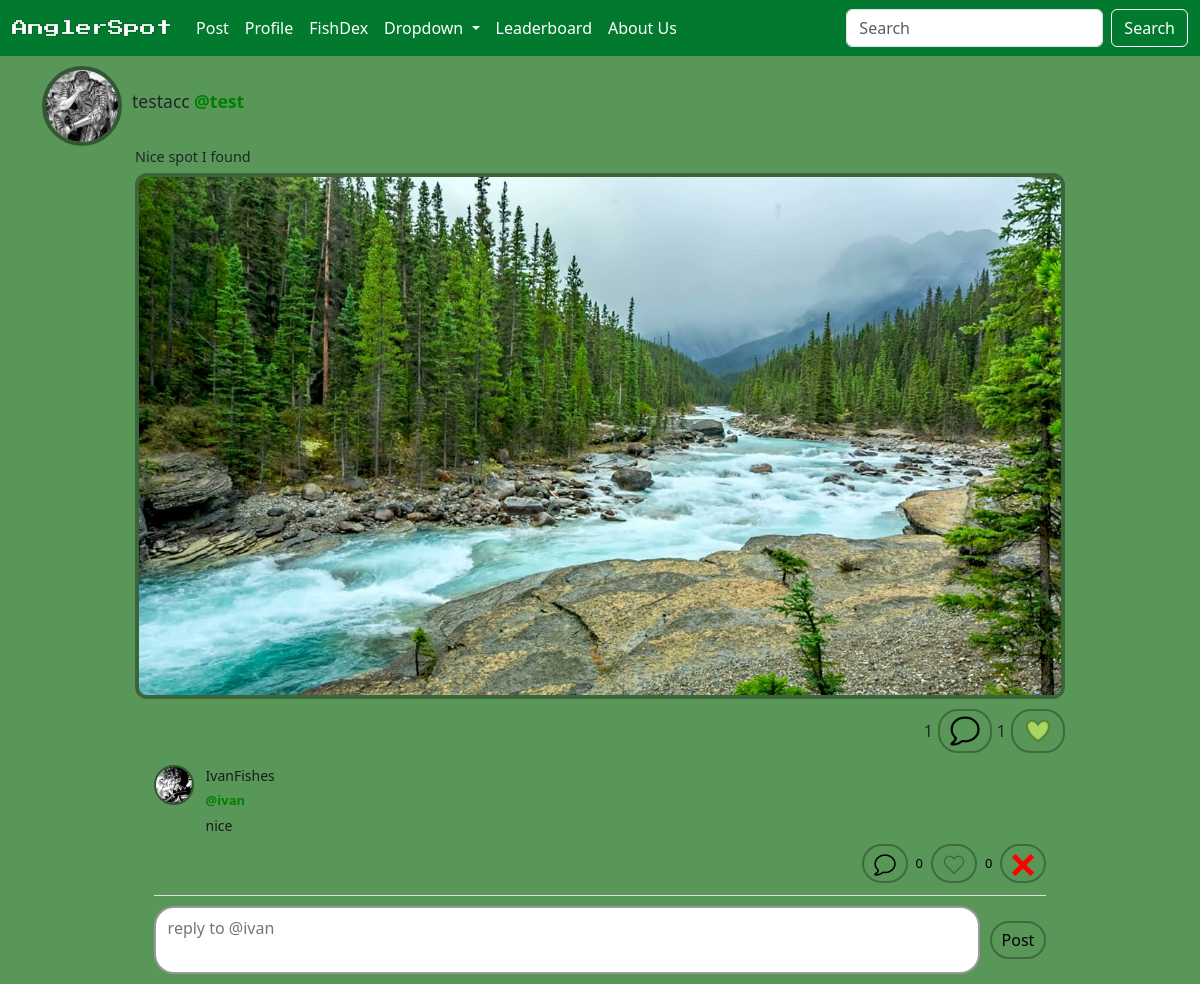
/reply_create/1 (signed in), run on the app's committed database.
### angler/models/post.py (models this page shows, shortened)
class Post(models.Model):
    user = models.ForeignKey(User, on_delete=models.CASCADE)
    text = models.TextField()
    created_date = models.DateTimeField(auto_now=True)
    image = ResizedImageField (size=[1600, 900], upload_to='post_img/', blank=True)
    @property
    def like_count(self):
        likes = Like.objects.filter(post=self).count()
        return likes
    @property
    def comment_count(self):
        comments = Comment.objects.filter(post=self).count()
        return comments

class Comment(models.Model):
    user = models.ForeignKey(User, on_delete=models.CASCADE)
    post = models.ForeignKey(Post, on_delete=models.CASCADE, related_name='comments')
    text = models.TextField()
    created_date = models.DateTimeField(auto_now=True)
    parent = models.ForeignKey('self',on_delete=models.CASCADE, null=True, blank=True, related_name='replies')
    is_reply = models.BooleanField(default=False)
    @property
    def like_count(self):
        likes = Like.objects.filter(comment=self).count()
        return likes
    @property
    def reply_count(self):
        reply_count = Comment.objects.filter(parent=self).count()
        return reply_count

### angler/models/user.py (models this page shows, shortened)
class User(AbstractUser):
    is_confirmed = models.BooleanField(default=False)
    is_private = models.BooleanField(default=False)
    points = models.PositiveIntegerField(default=0) #previous idea have a cap on points validators=[MaxValueValidator(5000)]
    @property
    def get_profile_name(self):
        return Profile.objects.get(user=self).profile_name
    def get_profile_image(self):
        return Profile.objects.get(user=self).profile_image

class Profile(models.Model):
    user = models.OneToOneField(User, on_delete=models.CASCADE)
    profile_image = models.ImageField(default='default_profile_img.jpg', upload_to='profile_img/', null=False, blank=True)
    profile_name = models.CharField(max_length=16, blank=True)
    bio = models.TextField(max_length=500, blank=True)

### angler/views/post.py (the view, shortened to what this page needs)
# urls.py: path('reply_create/<int:comment_id>', CreateReplyView.as_view(), name='reply_create'),
class CreateReplyView(LoginRequiredMixin, View):
    def get(self, request, comment_id):
        form = PostCommentForm()
        parent_comment = get_object_or_404(Comment, id=comment_id)
        post = parent_comment.post
        top_replies = Comment.objects.filter(post=parent_comment.post, is_reply=True, parent=parent_comment)
        has_liked_comment = Like.objects.filter(comment=parent_comment, user=request.user).exists()
        has_liked_post = Like.objects.filter(post=post, user=request.user).exists()
        liked_reply_ids = set(Like.objects.filter(user=request.user).values_list('comment_id', flat=True))
        context = {'form':form,
                    'parent_comment':parent_comment,
                    'liked_comment':has_liked_comment,
                    'top_replies':top_replies,
                    'post':post,
                    'liked_post':has_liked_post,
                    'liked_reply_ids':liked_reply_ids}
        return render(request, 'angler/post/replies.html', context)

### angler/forms/post.py
class PostCommentForm(forms.ModelForm):
    class Meta:
        model = Comment
        fields = ('text',)
        widgets = {
            'text': forms.Textarea(attrs={'placeholder':'Enter your reply here...'})
        }
        labels = {
            'text':''
        }

### angler/templates/angler/post/replies.html (shortened to what this page needs)
{% extends 'angler/base.html'%}
{% load static %}
{% block content %}
<div class="wrapper">
  <div class="container">
    {% if post.user.get_profile_image %}
      <img src="{{ post.user.get_profile_image.url }}" class="circle-image-sm">
    {% endif %}
    <div class="text-group">
      <span>{{ post.user.get_profile_name }}</span>
      <strong><a href="{% url 'user_profile' user_id=post.user.id %}">@{{ post.user.username }}</a></strong>
    </div>
  </div>
  <div class="container container-center">
    <div class="post-content-sm">
      <span class="content-text-sm">{{ post.text }}</span>
      {% if post.image %}
        <span class="image-wrapper-sm"><img src="{{ post.image.url }}"></span>
      {% endif %}
      <div class="like-wrapper">
        <span style="font-size: 1rem;">{{ post.comment_count }}</span>
        <form class="like-form" method="GET" action="{% url 'post_detail' post_id=post.id %}">
          <button class="my-button" type="submit" value="comment">
            <img src="{{ MEDIA_URL }}comment/comment_icon.png" alt="Comment" style="width: 30px; height: 30px;">
          </button>
        </form>
        <span style="font-size: 1rem;">{{ post.like_count }}</span>
        {% if liked_post %}
          <form class="like-form" method="POST" action="{% url 'post_like' post_id=post.id %}">
            <button class="my-button" type="submit" value="like">
              <img src="{{ MEDIA_URL }}like_img/liked.png" alt="Like" style="width: 30px; height: 30px;">
            </button>
          </form>
        {% endif %}
      </div>
    </div>
  </div>
  <div class="container container-center">
    <div class="positioned-div">
      <div class="comment-card">
        {% if parent_comment.user.get_profile_image %}
          <img src="{{ parent_comment.user.get_profile_image.url }}" class="comment-avatar" />
        {% endif %}
        <div class="comment-content">
          <div class="comment-header">
            <span class="comment-profilename">{{ parent_comment.user.get_profile_name }}</span>
            <strong><a href="{% url 'user_profile' user_id=parent_comment.user.id %}" class="comment-username">@{{ parent_comment.user.username }}</a></strong>
          </div>
          <p class="comment-text">{{ parent_comment.text }}</p>
          <div class="comment-actions">
            <button disabled class="my-button" type="submit" value="reply">
              <img src="{{ MEDIA_URL }}comment/comment_icon.png" alt="Reply" style="width: 22px; height: 22px;">
            </button>
            <span class="action-count">{{ parent_comment.reply_count }}</span>
            {% if liked_comment %}
              <form class="comment-action-form" method="POST" action="{% url 'comment_like' comment_id=parent_comment.id %}">
                {% csrf_token %}
                <button type="submit" value="like">
                  <img src="{{ MEDIA_URL }}like_img/liked.png" alt="Like" style="width: 22px; height: 22px;">
                </button>
              </form>
            {% else %}
              <form class="comment-action-form" method="POST" action="{% url 'comment_like' comment_id=parent_comment.id %}">
                <button type="submit" value="unlike">
                  <img src="{{ MEDIA_URL }}like_img/not_liked.png" alt="Like" style="width: 22px; height: 22px;">
                </button>
              </form>
            {% endif %}
            <span class="action-count">{{ parent_comment.like_count }}</span>
            {% if request.user == parent_comment.user %}
              <form class="like-form" method="POST" action="{% url 'comment_delete' comment_id=parent_comment.id %}">
                <button class="my-button" type="submit" title="Delete reply">
                  <img src="{{ MEDIA_URL }}delete/delete.png" alt="delete" style="width: 22px; height: 22px;">
                </button>
              </form>
            {% endif %}
          </div>
        </div>
      </div>
      <form class="comment-like-form" method="POST" action="{% url 'reply_create' comment_id=parent_comment.id %}">
        <div class="comment-box-wrapper">
          <textarea class="comment-input" name="text" placeholder="reply to @{{ parent_comment.user.username }}" rows="2"></textarea>
          <button type="submit" class="comment-submit-btn">Post</button>
        </div>
      </form>
    </div>
  </div>
</div>
 {% endblock %}

### angler/static/css/style.css (style rules this page uses)
.wrapper { display: flex; flex-direction: column; align-items: center; }
.container { display: flex; align-items: center; gap: 10px; position: relative; }
.positioned-div { display: flex; flex-direction: column; align-items: flex-start; margin-left: 0; width: 80%; }
a { text-decoration: none; color: green; }
img { background: transparent; }
button { background: none; border: 2.25px solid #0000004d; border-radius: 20px; padding: 5px 10px; cursor: pointer; }
.my-button { align-self: flex-start; }
.like-form { background: none; border: none; }
.like-form button { background: none; border: 2.25px solid #0000004d; border-radius: 20px; padding: 5px 10px; cursor: pointer; }
.comment-like-form button { background: none; border: 2px solid #0000004d; border-radius: 20px; padding: 5px 10px; cursor: pointer; }
.like-wrapper { order: 3; align-self: flex-end; margin-top: 10px; display: flex; flex-direction: row; align-items: center; gap: 5px; }
.comment-box-wrapper { display: flex; flex-direction: row; align-items: center; gap: 10px; width: 100%; margin-top: 10px; }
.comment-input { flex: 1; border: 2px solid #00000065; border-radius: 20px; padding: 8px 12px; font-size: 1rem; resize: none; outline: none; font-family: inherit; }
.comment-like-form { order: 4; width: 100%; align-self: flex-start; }
.comment-submit-btn { background: none; border: 2px solid #000000; border-radius: 20px; padding: 8px 16px; cursor: pointer; font-size: 1rem; white-space: nowrap; }
.comment-action-form button { background: none; border: 2.25px solid #0000004d; border-radius: 20px; padding: 5px 10px; cursor: pointer; }
.circle-image-sm { margin-top: 10px; width: 80px; height: 80px; border-radius: 50%; object-fit: cover; border: 4px solid #0000006c; box-shadow: inset 0px 4px 10px rgba(0, 0, 0, 0.158); }
.text-group span { font-size: 1.1rem; }
.text-group strong { font-size: 1.1rem; }
.image-wrapper-sm { order: 2; max-width: 100%; width: 930px; }
.image-wrapper-sm img { width: 100%; height: auto; border-radius: 12px; border: 4px solid #00000056; display: block; }
.content-text-sm { order: 1; margin-bottom: 5px; font-size: 0.9rem; align-self: flex-start; }
.container-center { justify-content: center; width: 100%; }
.post-content-sm { display: flex; flex-direction: column; align-items: flex-start; margin: 0 auto; }
body { background-color: #599759; }
.comment-card { display: flex; flex-direction: row; gap: 12px; padding: 12px 0; border-bottom: 1px solid #e0e0e0; width: 100%; }
.comment-avatar { width: 40px; height: 40px; border-radius: 50%; object-fit: cover; flex-shrink: 0; border: 2px solid #0000006c; margin-top: 0; }
.comment-content { display: flex; flex-direction: column; gap: 4px; flex: 1; min-width: 0; }
.comment-header { display: flex; flex-direction: column; gap: 1px; }
.comment-profilename { font-size: 14px; font-weight: 500; color: #1a1a1a; }
.comment-username { font-size: 13px; color: green; text-decoration: none; display: inline; width: fit-content; }
.comment-text { font-size: 14px; color: #1a1a1a; line-height: 1.5; margin: 0; }
.comment-actions { display: flex; flex-direction: row; align-items: center; gap: 8px; margin-top: 4px; justify-content: flex-end; }
.comment-username { font-size: 13px; color: green; text-decoration: none; }
.comment-actions { display: flex; flex-direction: row; align-items: center; gap: 8px; margin-top: 4px; }
.action-count { font-size: 13px; color: #000000; }

### data on the page
Post: user.get_profile_image (picture), user.get_profile_name "testacc", user.username "test", text "Nice spot I found", image (placeholder picture), comment_count "1", like_count "1"
Comment: user.get_profile_image (picture), user.get_profile_name "IvanFishes", user.username "ivan", text "nice", reply_count "0", like_count "0", text "reply to @ivan"
